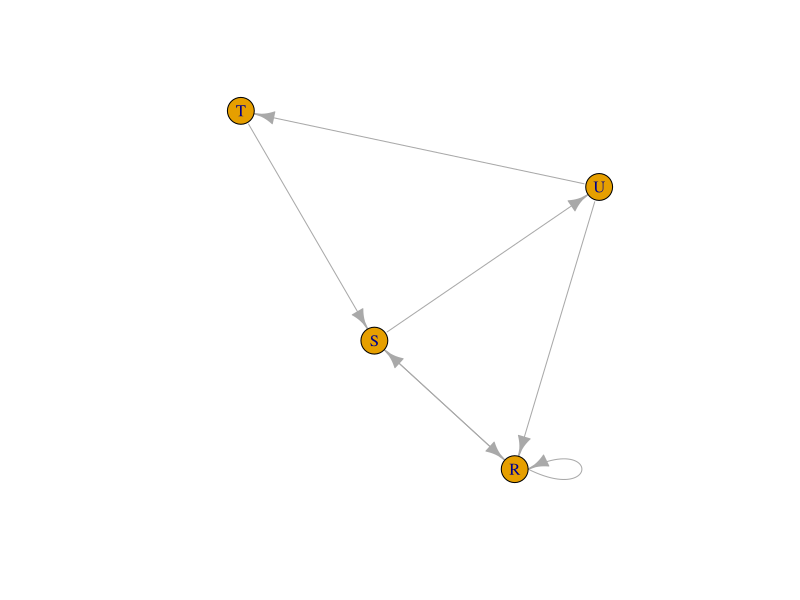
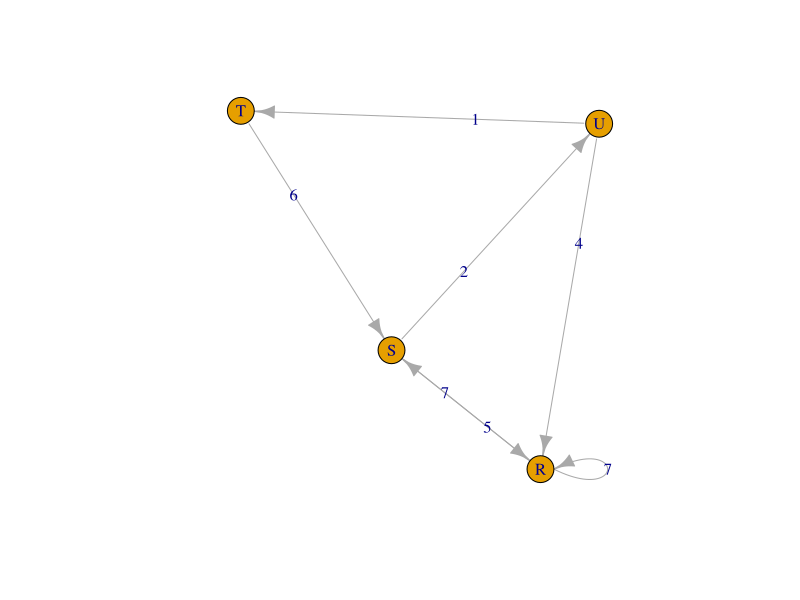
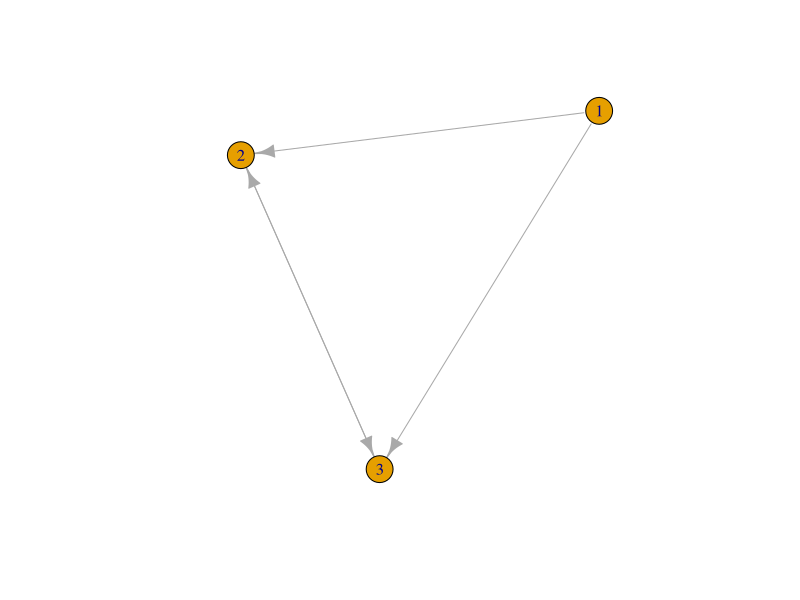

Write R code to recreate these figures, in order.
library(igraph)
matt <- as.matrix(read.table(text=
                               "node R S T U
                                     R 7 5 0 0
                                     S 7 0 0 2
                                     T 0 6 0 0
                                     U 4 0 1 0", header=T))
nms <- matt[,1 ]
matt <- matt[, -1]
colnames(matt) <- rownames(matt) <- nms
matt[is.na(matt)] <- 0
g <- graph.adjacency(matt,weighted=TRUE)
plot(g)
s.paths <- shortest.paths(g, algorithm = "dijkstra")
print(s.paths)
shortest.paths(g, v="R", to="S")
plot(g, edge.label=E(g)$weight)

dg <- graph.formula(1-+2, 1-+3, 2++3)
plot(dg)
graph.density(dg, loops=TRUE)
graph.density(simplify(dg), loops=FALSE)
